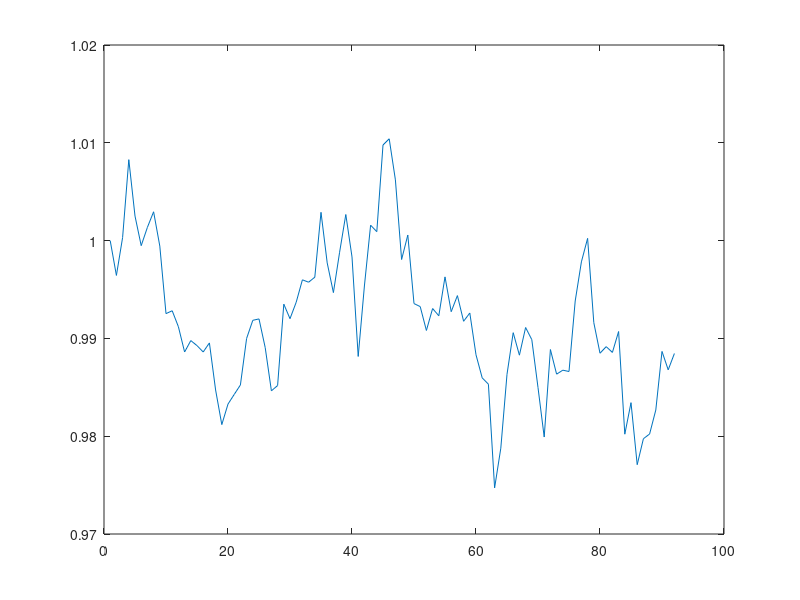
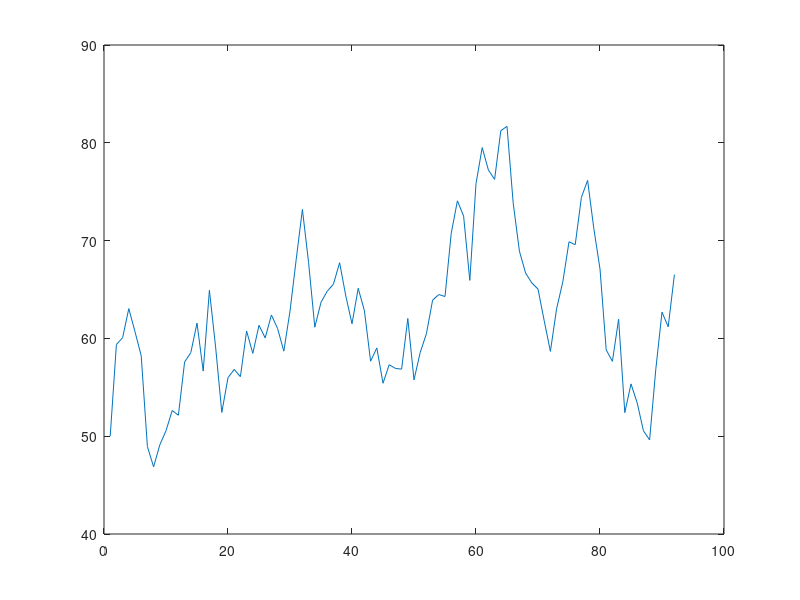

Recreate these plots in MATLAB, in order.
clear;
spot = 50;
v0 = 1;

max1 = 100; 
alpha = 0.01; 
beta = 0.001; 
sigma = 0.075; 
theta = 0.001; 
rho = 0.04; 
t = 90;
r = 0.02;
s(1) = spot; 
v(1) = v0; 
M = [1 rho; rho 1]; % The diagonal matrix for use in cholesky method 

for i=2:(t+2) 
    epsilon = chol(M)'*randn(2,1); 
    % Generates random numbers in order to determine epsilons by use of 
    %cholesky method 
    deltatime =1/252; 
    % time discretization over the life of the option' the time step length is 
    % one day. 
    v(i) = v(i-1) + ( alpha - beta * v(i-1)) * deltatime + sigma * ((v(i-1) * deltatime)^.5) * epsilon(2); 
    s(i) = s(i-1) + (r- theta) * s(i-1)      * deltatime + s(i-1) * ((v(i-1) * deltatime)^.5) * epsilon(1); 
end 

plot(v)
figure;
plot(s)
